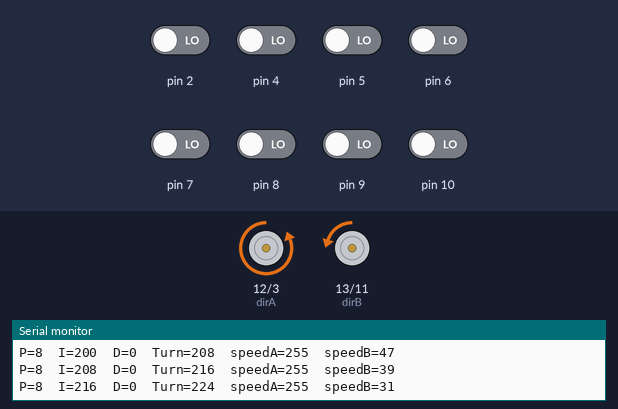
Recording of a sketch running on a simulated Arduino Uno, built with avr-gcc and run on an emulated ATmega328P. Shown: direction and speed pins drawn as motors (green arrow = direction pin HIGH = forward, orange = LOW = backward, longer = more drive), the last lines printed to the serial monitor. Inputs (shaded band) come from the test bench; at power-on: pin 2, pin 4–10 LOW.

Above: at 6.27 s.
6.3 s: pin 2 driven HIGH
At 7.92 s:
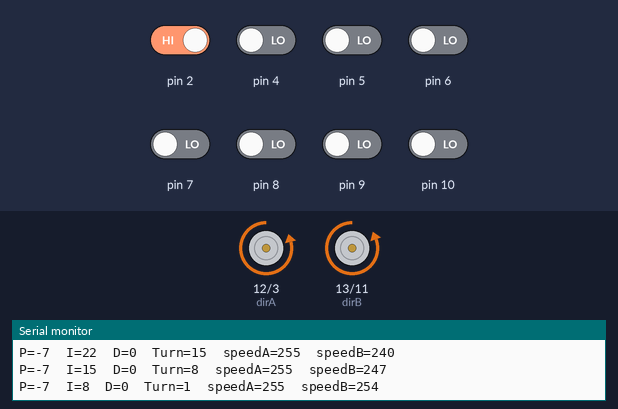
9.3 s: pin 6 driven HIGH
12.3 s: pin 7 driven HIGH
At 13.6 s:
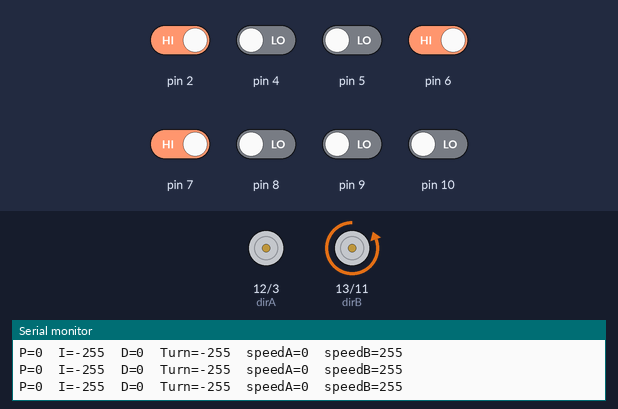
15.3 s: pin 2 driven LOW and pin 6 driven LOW
At 17.28 s:
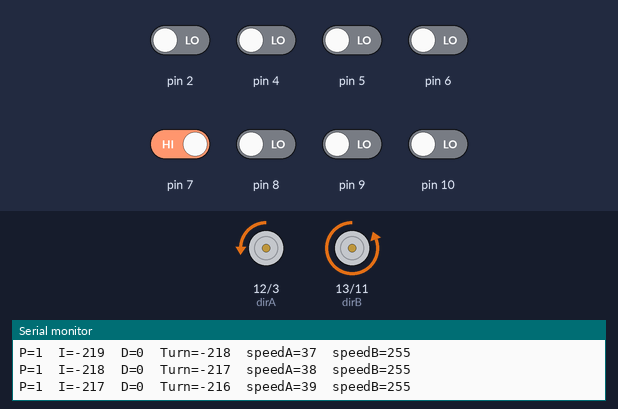
18.3 s: pin 7 driven LOW
At 19.89 s:
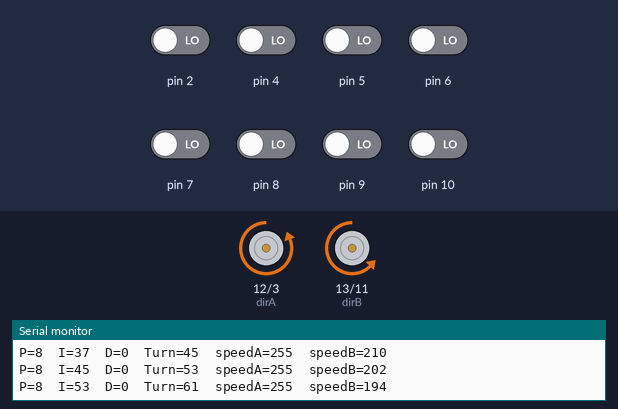
21.3 s: pin 4 driven HIGH
At 25.22 s:
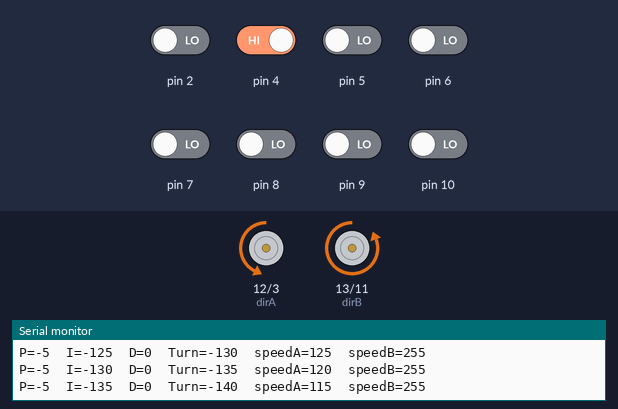
Timing chart, 0 to 25.3 s (numbered marks = the images above; inputs shaded):
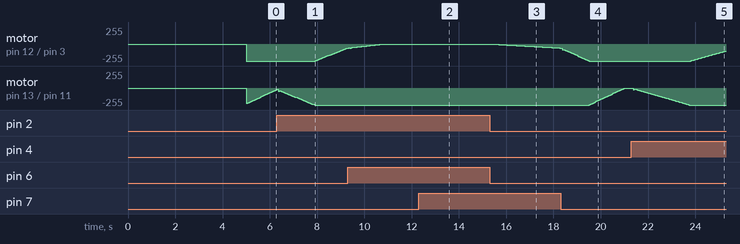

The sketch:

robot.ino
```cpp
#include <QTRSensors.h>
 void calculateIntegral();
 void calculateProportional();
 void readValues();

#define NUM_SENSORS 8
#define TIMEOUT 2500
#define EMITTER_PIN 0
#define avgSpeed 255

int time = 0;
 int pwmA = 3;
 int pwmB = 11;
 int dirA = 12;
 int dirB = 13;
 int kp = 1;
 int kd = 1;
 int ki = 1;
 int error = 0;
 int lastError = 0;
 int proportional = 0;
 int derivative = 0;
 int integral = 0;

QTRSensorsRC qtrrc((unsigned char[]){2, 4, 5, 6, 7, 8, 9, 10},NUM_SENSORS, TIMEOUT, EMITTER_PIN);
unsigned int sensorValues[NUM_SENSORS];

void setup(){
  Serial.begin(9600);
  pinMode(pwmA, OUTPUT);
  pinMode(pwmB, OUTPUT);
  pinMode(dirA, OUTPUT);
  pinMode(dirB, OUTPUT);
  pinMode(1, OUTPUT);
  for (int i=0; i<5; i++){
    digitalWrite(1, HIGH);
    delay(50);
    digitalWrite(1, LOW);
    delay(950);
    }
    analogWrite(pwmA, avgSpeed);
    analogWrite(pwmB, avgSpeed);

}
void loop(){
  readValues();
  calculateProportional();
  derivative = error-lastError;
  integral += proportional;
  if(integral > 255){
    integral=255;
  };
  if(integral < -255){
    integral=-255;
  };
  int turn = proportional*kp + derivative*kd + integral*ki;
     if(turn>=255)
     turn=255;
     if(turn<=-255)
     turn=-255;
     int speedA=0;
     int speedB=0;
     if(turn>=0){
       speedA=avgSpeed;
       speedB=avgSpeed-turn;
  }
  else{
    speedA=avgSpeed+turn;
    speedB=avgSpeed;
  }

  Serial.print("P=");
  Serial.print(proportional);
  Serial.print('\t');
  Serial.print("I=");
  Serial.print(integral);
  Serial.print('\t');
  Serial.print("D=");
  Serial.print(derivative);
  Serial.print('\t');
  Serial.print("Turn=");
  Serial.print(turn);
  Serial.print('\t');
  Serial.print("speedA=");
  Serial.print(speedA);
  Serial.print('\t');
  Serial.print("speedB=");
  Serial.print(speedB);
  Serial.print('\t');
  analogWrite(pwmA, speedA);
  analogWrite(pwmB, speedB);
  lastError=error;
  Serial.println();
}
void readValues(){
  qtrrc.read(sensorValues);
  for (int i=0; i<NUM_SENSORS; i++){
    //    Serial.print(sensorValues[i]);
    //    Serial.print('\t');
    if(sensorValues[i]>400)
    sensorValues[i]=1;
    else
    sensorValues[i]=0;
  }
}
void calculateProportional(){
  int sum = 0;
  int posLeft = 10;
  int posRight = 10;
   for (int i=0; i<NUM_SENSORS/2; i++){
     sum=sum+sensorValues[i];
     if(sensorValues[i]==1){
       posRight=i-3;
    }
     }
   for (int i=NUM_SENSORS-1; i>=NUM_SENSORS/2; i--){
     sum=sum+sensorValues[i];
     if(sensorValues[i]==1){
       posLeft=i-4;
     }
   }
   if(sum>=3){
     sum=2;
   }
   if(sum==0){
     if(lastError<0){
       error=-8;
     }
     else{
       error=8;
     }
     }
   else if((posLeft!=10)&&(posRight!=10)){
     error=0;
     }
     else if(posLeft!=10){
       error=posLeft*2+sum;
     }
     else if(posRight!=10){
       error=posRight*2-sum;
       }
   proportional = error;
}
```

Measured:
- after the input at 6.3 s, motor on pin 12 (dirA) / pin 3 (pwmA): moves from backward 255/255 to backward 60/255 over 1.4 s, starting after 1.6 s
- after the input at 12.3 s, motor on pin 12 (dirA) / pin 3 (pwmA): stopped → backward 2/255 after 0.06 s, → stopped 0.05 s later
- after the input at 15.3 s, motor on pin 12 (dirA) / pin 3 (pwmA): moves from stopped to backward 60/255 over 2.9 s, starting after 0.09 s
- after the input at 18.3 s, motor on pin 13 (dirB) / pin 11 (pwmB): moves from backward 255/255 to stopped over 1.5 s, starting after 1.2 s
- after the input at 21.3 s, motor on pin 12 (dirA) / pin 3 (pwmA): moves from backward 255/255 to backward 105/255 over 1.5 s, starting after 2.5 s
